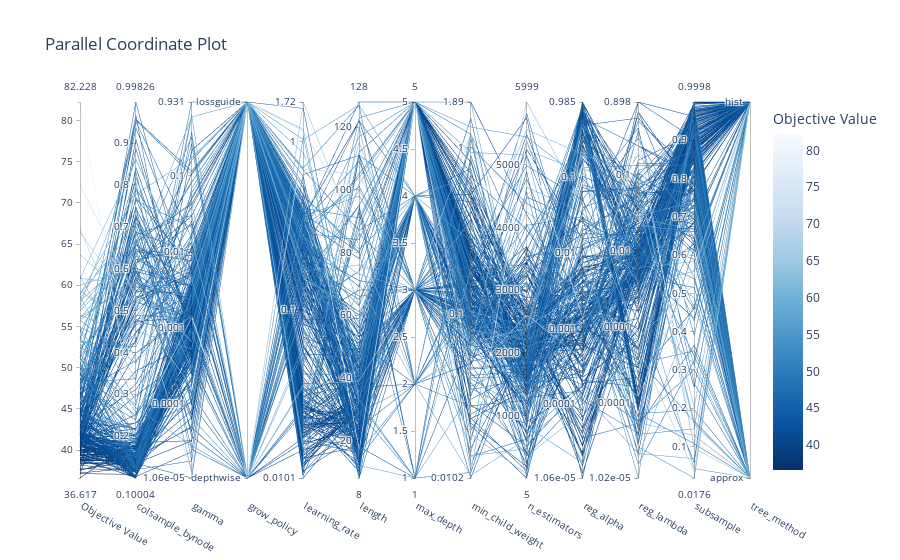

Here is the notebook cell this chart was saved with:
### Code cell
plot_parallel_coordinate(study)

### Figure 1 — Plotly figure (JSON) as saved in the notebook; plotly's stock layout.template omitted (floating-point values rounded to 4 significant figures; data arrays with more than 128 entries replaced by an {"elided": "..."} marker saying what was removed)
{"data": [{"dimensions": [{"label": "Objective Value", "range": [36.62, 82.23], "values": {"elided": "300 float values"}}, {"label": "colsample_bynode", "range": [0.1, 0.9983], "values": {"elided": "300 float values"}}, {"label": "gamma", "range": [-4.977, -0.03122], "ticktext": ["1.06e-05", "0.0001", "0.001", "0.01", "0.1", "0.931"], "tickvals": [-4.977, -4, -3, -2, -1, -0.03122], "values": {"elided": "300 float values"}}, {"label": "grow_policy", "range": [0, 1], "ticktext": ["depthwise", "lossguide"], "tickvals": [0, 1], "values": {"elided": "300 int values"}}, {"label": "learning_rate", "range": [-1.996, 0.2356], "ticktext": ["0.0101", "0.1", "1", "1.72"], "tickvals": [-1.996, -1, 0, 0.2356], "values": {"elided": "300 float values"}}, {"label": "length", "range": [8, 128], "values": {"elided": "300 int values"}}, {"label": "max_depth", "range": [1, 5], "values": {"elided": "300 int values"}}, {"label": "min_child_weight", "range": [-1.993, 0.277], "ticktext": ["0.0102", "0.1", "1", "1.89"], "tickvals": [-1.993, -1, 0, 0.277], "values": {"elided": "300 float values"}}, {"label": "n_estimators", "range": [5, 5999], "values": {"elided": "300 int values"}}, {"label": "reg_alpha", "range": [-4.975, -0.006469], "ticktext": ["1.06e-05", "0.0001", "0.001", "0.01", "0.1", "0.985"], "tickvals": [-4.975, -4, -3, -2, -1, -0.006469], "values": {"elided": "300 float values"}}, {"label": "reg_lambda", "range": [-4.992, -0.04678], "ticktext": ["1.02e-05", "0.0001", "0.001", "0.01", "0.1", "0.898"], "tickvals": [-4.992, -4, -3, -2, -1, -0.04678], "values": {"elided": "300 float values"}}, {"label": "subsample", "range": [0.0176, 0.9998], "values": {"elided": "300 float values"}}, {"label": "tree_method", "range": [0, 1], "ticktext": ["approx", "hist"], "tickvals": [0, 1], "values": {"elided": "300 int values"}}], "labelangle": 30, "labelside": "bottom", "line": {"color": {"elided": "300 float values"}, "colorbar": {"title": {"text": "Objective Value"}}, "colorscale": [[0, "rgb(247,251,255)"], [0.125, "rgb(222,235,247)"], [0.25, "rgb(198,219,239)"], [0.375, "rgb(158,202,225)"], [0.5, "rgb(107,174,214)"], [0.625, "rgb(66,146,198)"], [0.75, "rgb(33,113,181)"], [0.875, "rgb(8,81,156)"], [1, "rgb(8,48,107)"]], "reversescale": true, "showscale": true}, "type": "parcoords"}], "layout": {"title": {"text": "Parallel Coordinate Plot"}}}
